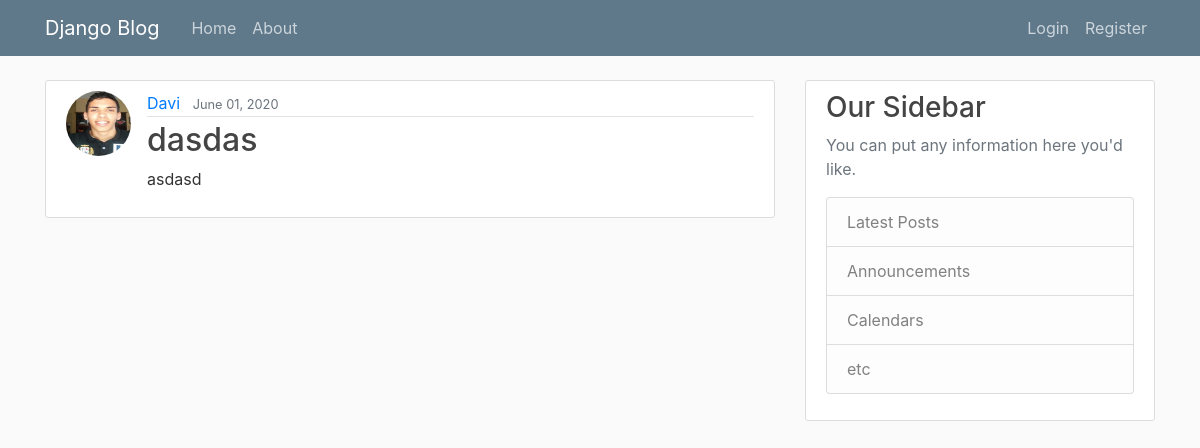
Screenshot of /post/11/ with the database file from the repository.
### blog/models.py (models this page shows, shortened)
class Post(models.Model):
	title = models.CharField(max_length=100)
	content = models.TextField()
	date_posted = models.DateTimeField(default=timezone.now)
	author = models.ForeignKey(User, on_delete=models.CASCADE)

### users/models.py (models this page shows, shortened)
class Profile(models.Model):
	user = models.OneToOneField(User, on_delete=models.CASCADE)
	image = models.ImageField(default='default.jpg', upload_to='profile_pics')

### blog/views.py (the view)
# urls.py: path('post/<int:pk>/', views.PostDetailView.as_view(), name='post-detail'),
class PostDetailView(DetailView):
	model = Post

### blog/templates/blog/post_detail.html (shortened to what this page needs)
{% extends 'blog/base.html' %}
{% block content %}
	<article class="media content-section">
	  	<img class='rounded-circle article-img' src="{{ object.author.profile.image.url }}">
	  	<div class="media-body">
		    <div class="article-metadata">
		      <a class="mr-2" href="{% url 'user-posts' object.author.username %}">{{ object.author }}</a>
		      <small class="text-muted">{{ object.date_posted|date:"F d, Y" }}</small>
		    </div>
		    <h2 class='article-title'>{{ object.title }}</h2>
		    <p class="article-content">{{ object.content }}</p>
	  	</div>
	</article>
{% endblock %}

### blog/static/blog/main.css (style rules this page uses)
body { background: #fafafa; color: #333333; margin-top: 5rem; }
h1, h2, h3, h4, h5, h6 { color: #444444; }
.content-section { background: #ffffff; padding: 10px 20px; border: 1px solid #dddddd; border-radius: 3px; margin-bottom: 20px; }
.article-title { color: #444444; }
.article-content { white-space: pre-line; }
.article-img { height: 65px; width: 65px; margin-right: 16px; }
.article-metadata { padding-bottom: 1px; margin-bottom: 4px; border-bottom: 1px solid #e3e3e3 }

### rows the page displays
Post: author.profile.image (picture), author "Davi", date_posted "June 01, 2020", title "dasdas", content "asdasd"
